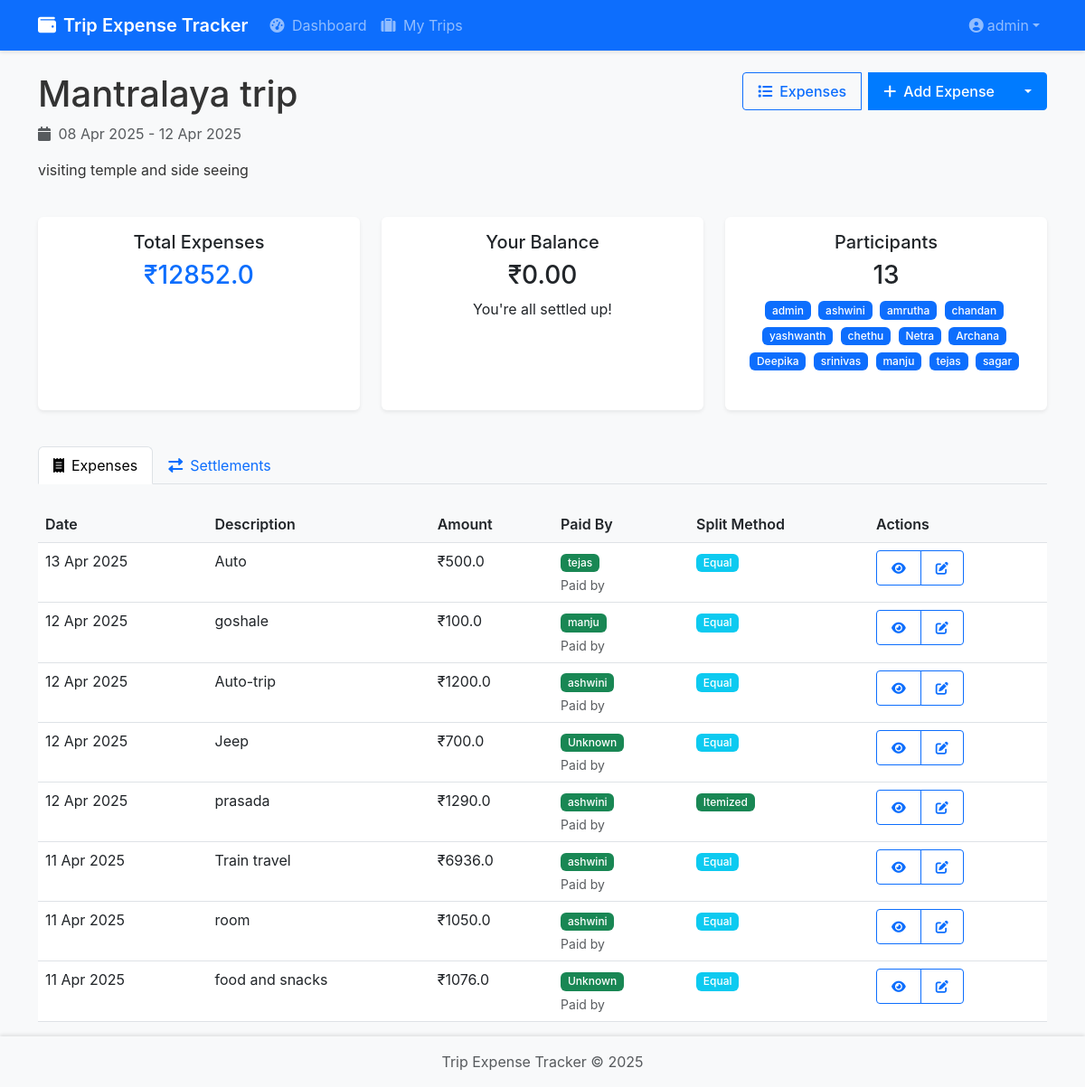
The app's page /trips/5 (signed in), older data.
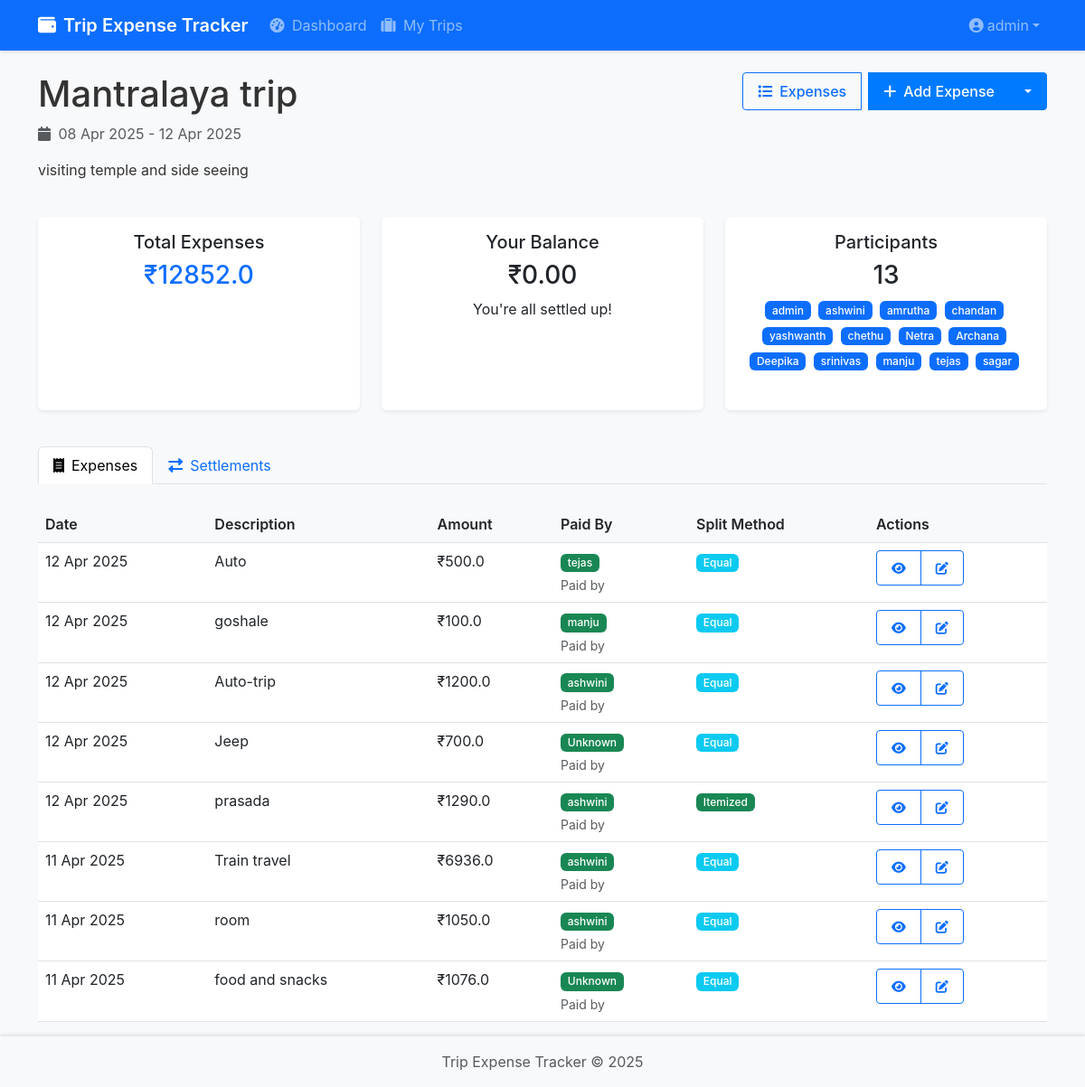
The same page, newer data.
### expense_tracker/backend/models/user.py (models this page shows, shortened)
class User(UserMixin, db.Model):
    id = db.Column(db.Integer, primary_key=True)
    email = db.Column(db.String(120), unique=True, nullable=False, index=True)
    name = db.Column(db.String(100), nullable=False)
    password_hash = db.Column(db.String(128))
    created_at = db.Column(db.DateTime, default=datetime.utcnow)
    last_seen = db.Column(db.DateTime, default=datetime.utcnow)
    is_admin = db.Column(db.Boolean, default=False)
    trips_created = db.relationship('Trip', backref='admin', lazy='dynamic', foreign_keys='Trip.admin_id')

### expense_tracker/backend/models/expense.py (models this page shows, shortened)
class Expense(db.Model):
    id = db.Column(db.Integer, primary_key=True)
    description = db.Column(db.String(200), nullable=False)
    amount = db.Column(db.Float, nullable=False)
    currency = db.Column(db.String(3), default='INR')
    category = db.Column(db.String(50), nullable=True)
    date = db.Column(db.DateTime, default=datetime.utcnow)
    created_at = db.Column(db.DateTime, default=datetime.utcnow)
    updated_at = db.Column(db.DateTime, default=datetime.utcnow, onupdate=datetime.utcnow)
    split_method = db.Column(db.String(20), default='equal')
    payer_id = db.Column(db.String(100), nullable=False)  # Can be user ID or 'unregistered_name'
    trip_id = db.Column(db.Integer, db.ForeignKey('trip.id'), nullable=False)
    participants = db.Column(db.Text, nullable=False, default='[]')  # Registered participants
    shares = db.Column(db.Text, nullable=False, default='{}')  # Shares for all participants
    items = db.Column(db.Text, nullable=True, default='[]')  # For itemized expenses and unregistered participants
    def get_shares(self):
        return json.loads(self.shares)

### expense_tracker/backend/routes/trips.py (the view, shortened to what this page needs)
@trips_bp.route('/<int:trip_id>')
@login_required
def view_trip(trip_id):
    try:
        print(f"Attempting to view trip with ID: {trip_id}")
        trip = Trip.query.get_or_404(trip_id)
        print(f"Found trip: {trip.name}")
        participants = trip.get_participants_list()
        print(f"Participants: {participants}")
        print(f"Current user ID: {current_user.id}")
        print(f"Trip admin ID: {trip.admin_id}")
        if str(current_user.id) not in participants and current_user.id != trip.admin_id:
            print("Access denied: User is not a participant or admin")
            flash('You do not have access to this trip', 'error')
            return redirect(url_for('trips.list_trips'))
        expenses = Expense.query.filter_by(trip_id=trip_id).order_by(Expense.date.desc()).all()
        print(f"Found {len(expenses)} expenses")
        participant_ids = trip.get_participants_list()
        if str(trip.admin_id) not in participant_ids:
            participant_ids.append(str(trip.admin_id))
        registered_participants = User.query.filter(User.id.in_([int(pid) for pid in participant_ids])).all()
        user_map = {str(user.id): user.name for user in registered_participants}
        participants = []
        for user in registered_participants:
            participants.append({
                'id': str(user.id),
                'name': user.name,
                'type': 'registered'
            })
        unregistered_names = trip.get_unregistered_participants()
        total_expenses = trip.calculate_total_expenses()
        try:
            settlements = trip.calculate_settlements()
        except MemoryError:
            print("Memory error occurred during settlements calculation, using empty settlements")
            settlements = []
        except Exception as e:
            print(f"Error calculating settlements: {str(e)}")
            settlements = []
        return render_template('trips/view.html',
                            trip=trip,
                            expenses=expenses,
                            participants=participants,
                            user_map=user_map,
                            total_expenses=total_expenses,
                            settlements=settlements)
    except Exception as e:
        print(f"Error viewing trip: {str(e)}")
        import traceback
        traceback.print_exc()
        flash(f'Error viewing trip: {str(e)}', 'error')
        return redirect(url_for('trips.list_trips'))

### expense_tracker/backend/models/trip.py (called while the page is built)
    def get_participants_list(self):
        if self.participants is None:
            return []
        return json.loads(self.participants)

    def get_unregistered_participants(self):
        if self.unregistered_participants is None:
            return []
        return json.loads(self.unregistered_participants)

    def calculate_total_expenses(self):
        return sum(expense.amount for expense in self.expenses)

    def get_advances(self):
        if not self.advances_json:
            return {}
        return json.loads(self.advances_json)

    def get_general_payments(self):
        if not self.general_payments_json:
            return []
        return json.loads(self.general_payments_json)

    def get_participant_general_payments(self, participant_id):
        payments = self.get_general_payments()
        total = sum(payment['amount'] for payment in payments
                   if payment['participant_id'] == str(participant_id))
        return total

### expense_tracker/backend/templates/trips/view.html (shortened to what the changed rows need)
{% extends "base.html" %}
{% block content %}
<div class="row mb-4">
    <div class="col-md-8">
        <h1 class="mb-2">{{ trip.name }}</h1>
    </div>
</div>
<div class="row mb-4">
                {% set user_balance = trip.calculate_user_balance(current_user.id) %}
    <div class="col-md-4 mb-3">
        <div class="card h-100">
            <div class="card-body text-center">
                <div class="mt-2">
                    {% for participant in participants %}
                    <span class="badge {% if participant.type == 'registered' %}bg-primary{% else %}bg-info{% endif %} me-1 mb-1">
                        {{ participant.name }}
                    </span>
                    {% endfor %}
                </div>
            </div>
        </div>
    </div>
</div>
<div class="tab-content" id="tripTabsContent">
    <div class="tab-pane fade show active" id="expenses" role="tabpanel">
        {% if expenses %}
        <div class="table-responsive">
            <table class="table table-hover">
                <thead>
                    <tr>
                        <th>Date</th>
                        <th>Description</th>
                        <th>Amount</th>
                        <th>Paid By</th>
                        <th>Split Method</th>
                        <th>Actions</th>
                    </tr>
                </thead>
                <tbody>
                    {% for expense in expenses %}
                    <tr>
                        <td>{{ expense.date.strftime('%d %b %Y') }}</td>
                        <td>{{ expense.description }}</td>
                        <td>₹{{ expense.amount|round(2) }}</td>
                        <td>
                            {% if expense.payer_id == current_user.id %}
                            <span class="badge bg-primary">You</span>
                            {% else %}
                            <span class="badge bg-success">{{ user_map.get(expense.payer_id|string, 'Unknown') }}</span>
                            {% endif %}
                            <small class="d-block text-muted mt-1">Paid by</small>
                        </td>
                        <td>
                            {% if expense.split_method == 'equal' %}
                            <span class="badge bg-info">Equal</span>
                            {% elif expense.split_method == 'exact' %}
                            <span class="badge bg-warning">Exact</span>
                            {% elif expense.split_method == 'itemized' %}
                            <span class="badge bg-success">Itemized</span>
                            {% endif %}
                        </td>
                        <td>
                            <div class="btn-group btn-group-sm">
                                <a href="{{ url_for('expenses.view_expense', trip_id=trip.id, expense_id=expense.id) }}" class="btn btn-outline-primary">
                                    <i class="fas fa-eye"></i>
                                </a>
                                {% if expense.payer_id == current_user.id or trip.admin_id == current_user.id %}
                                <a href="{{ url_for('expenses.edit_expense', trip_id=trip.id, expense_id=expense.id) }}" class="btn btn-outline-primary">
                                    <i class="fas fa-edit"></i>
                                </a>
                                {% endif %}
                            </div>
                        </td>
                    </tr>
                    {% endfor %}
                </tbody>
            </table>
        </div>
        {% endif %}
    </div>
</div>
{% endblock %}

### expense_tracker/backend/templates/base.html (shortened to what this page needs)
<!DOCTYPE html>
<html lang="en">
<head>
    <link href="https://cdn.jsdelivr.net/npm/bootstrap@5.3.0-alpha1/dist/css/bootstrap.min.css" rel="stylesheet">
    <link rel="stylesheet" href="https://cdnjs.cloudflare.com/ajax/libs/font-awesome/6.0.0/css/all.min.css">
    <link rel="stylesheet" href="{{ url_for('static', filename='css/style.css') }}">
</head>
<body class="d-flex flex-column min-vh-100">
    <nav class="navbar navbar-expand-lg navbar-dark bg-primary sticky-top">
        <div class="container">
            <a class="navbar-brand d-flex align-items-center" href="{{ url_for('main.index') }}">
                <i class="fas fa-wallet me-2"></i>
                <span class="d-none d-sm-inline">Trip Expense Tracker</span>
            </a>
            <div class="collapse navbar-collapse" id="navbarNav">
                <ul class="navbar-nav me-auto">
                    {% if current_user.is_authenticated %}
                    <li class="nav-item">
                        <a class="nav-link" href="{{ url_for('main.dashboard') }}">
                            <i class="fas fa-tachometer-alt me-1"></i>
                            <span>Dashboard</span>
                        </a>
                    </li>
                    <li class="nav-item">
                        <a class="nav-link" href="{{ url_for('trips.list_trips') }}">
                            <i class="fas fa-suitcase me-1"></i>
                            <span>My Trips</span>
                        </a>
                    </li>
                    {% endif %}
                </ul>
                <ul class="navbar-nav">
                    {% if current_user.is_authenticated %}
                    <li class="nav-item dropdown">
                        <a class="nav-link dropdown-toggle d-flex align-items-center" href="#" id="userDropdown" role="button" data-bs-toggle="dropdown">
                            <i class="fas fa-user-circle me-1"></i>
                            <span class="d-none d-sm-inline">{{ current_user.name }}</span>
                        </a>
                    </li>
                    {% endif %}
                </ul>
            </div>
        </div>
    </nav>
    <main class="flex-shrink-0">
        <div class="container mt-4">
            {% block content %}{% endblock %}
        </div>
    </main>
    <footer class="footer mt-auto py-3 bg-light">
        <div class="container text-center">
            <span class="text-muted">Trip Expense Tracker &copy; 2025</span>
        </div>
    </footer>
</body>
</html>

Row changes from the older to the newer data that the page shows:
removed Expense: date "13 Apr 2025", description "Auto", amount "500.0", {{ user_map.get(expense.payer_id|string, 'Unknown') }} "tejas", split_method "Equal"
added Expense: date "12 Apr 2025", description "Auto", amount "500.0", {{ user_map.get(expense.payer_id|string, 'Unknown') }} "tejas", split_method "Equal"
